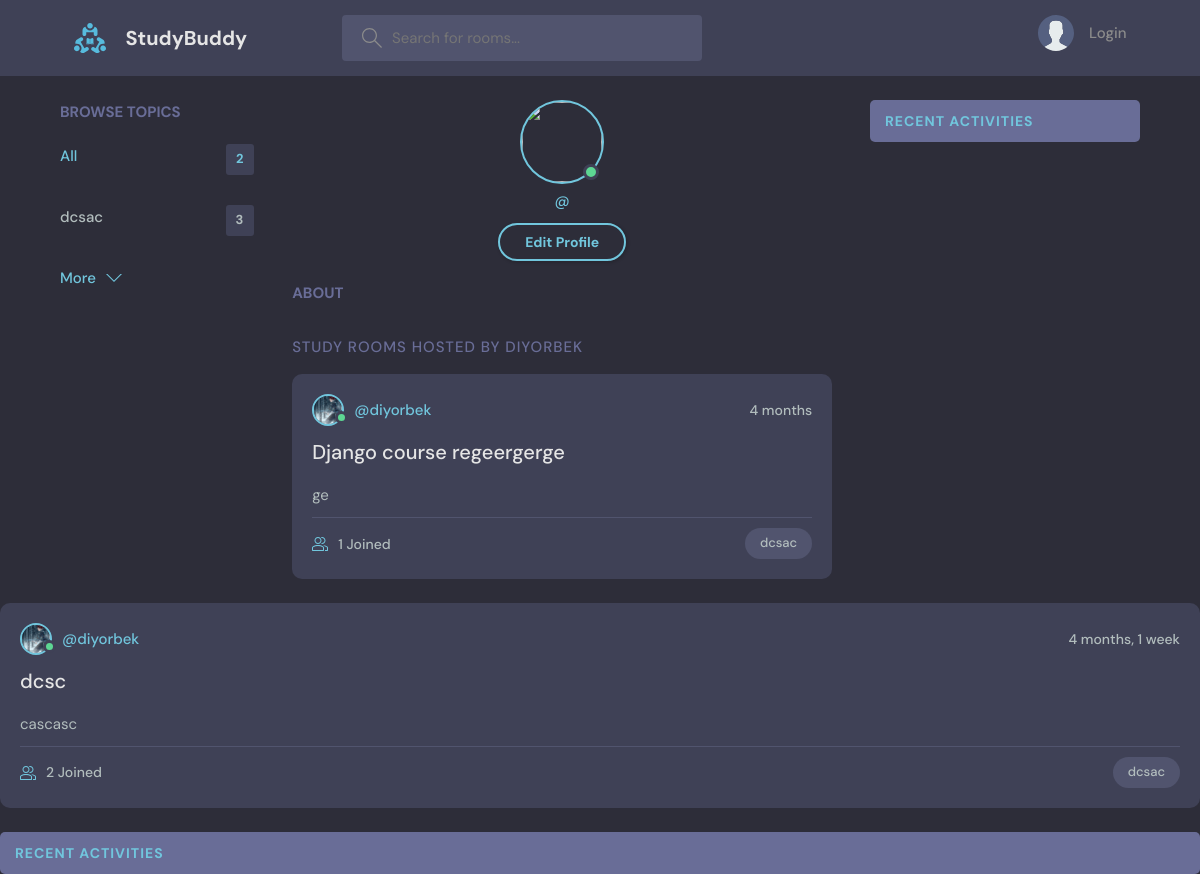
Before: /profile/1 with the older database file.
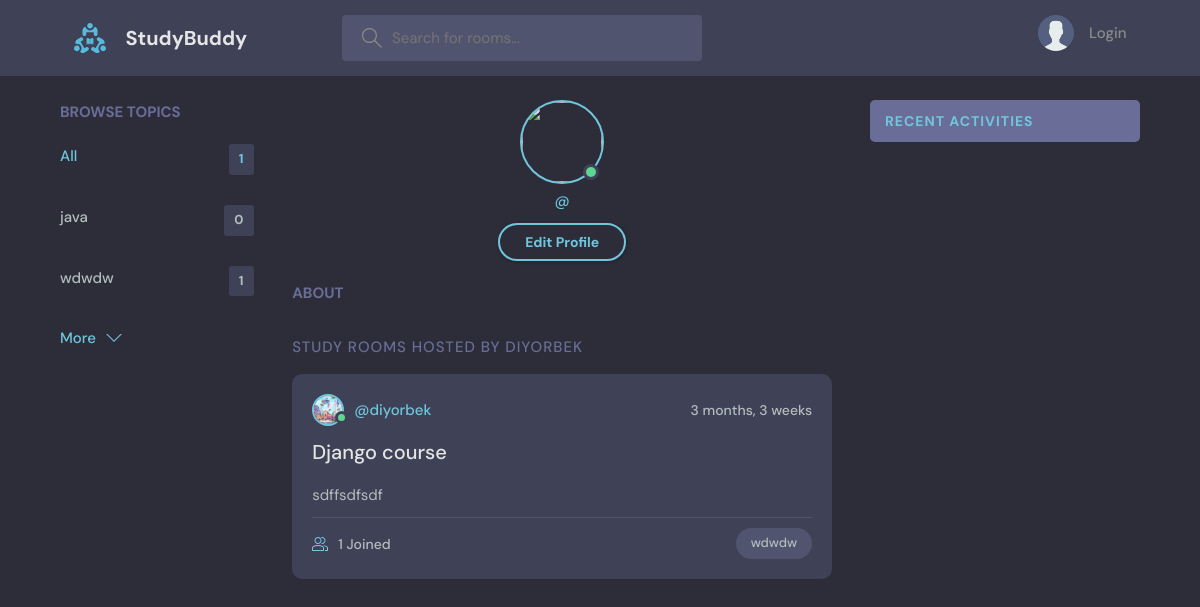
After: the same page with the newer database file.
### baseapp/models.py (models this page shows, shortened)
class Category(models.Model):
    cat_name = models.CharField(max_length=150)
    class Meta:
        verbose_name_plural = "Categories"
        verbose_name = "Category"
        ordering = ["cat_name"]

class RommModel(models.Model):
    user = models.ForeignKey(User, on_delete=models.CASCADE, null=True)
    title = models.CharField(max_length=200)
    content = models.TextField()
    category = models.ForeignKey(Category, on_delete=models.PROTECT, null=True)
    participants = models.ManyToManyField(User, related_name='ptns', null=True, blank=True)
    created = models.DateTimeField(auto_now_add=True)
    update = models.DateTimeField(auto_now=True)
    class Meta:
        ordering = ['-created', '-update']

class User(AbstractUser):
    avatar = models.ImageField(upload_to='avas/', blank=True, null=True)
    bio = models.TextField('Bio', blank=True, null=True)

### baseapp/views.py (the view)
# urls.py: path('profile/<int:pk>', profile, name='profile'),
def profile(request, pk):
    rms = RommModel.objects.filter(user_id=pk)
    cats = Category.objects.all()[:3]
    owner = User.objects.get(id=pk)
    msg = Messages.objects.filter(res_active=True)[:4]
    contex = {'owner': owner, 'cats': cats, 'msg': msg, 'cnt': rms.count, 'rms': rms}
    return render(request, 'theme/profile.html', contex)

### templates/theme/profile.html (shortened to what this page needs)
{% extends 'theme/base.html' %}
{% load static %}
{% block content %}
    <main class="profile-page layout layout--3">
        <div class="container">
            {% include 'theme/topics_cont.html' %}
            <div class="roomList">
                <div class="profile">
                    <div class="profile__avatar">
                        <div class="avatar avatar--large active">
                            <img src="{{ user.avatar.url }}"/>
                        </div>
                    </div>
                    <div class="profile__info">
                        <p>@{{ user.username }}</p>
                        {% if request.user == user %}
                            <a href="{% url 'settings' request.user.pk %}" class="btn btn--main btn--pill">Edit
                                Profile</a>
                        {% endif %}
                    </div>
                    <div class="profile__about">
                        <h3>About</h3>
                    </div>
                </div>
                <div class="roomList__header">
                    <div>
                        <h2>Study Rooms Hosted by {{ owner.username }}</h2>
                    </div>
                </div>
                {% for rm in rms %}
                    <div class="roomListRoom">
                        <div class="roomListRoom__header">
                            <a href="{% url 'profile' rm.user.pk %}" class="roomListRoom__author">
                                <div class="avatar avatar--small active">
                                    <img src="{{ rm.user.avatar.url }}"/>
                                </div>
                                <span>@{{ rm.user.username }}</span>
                            </a>
                            <div class="roomListRoom__actions">
                                <span>{{ rm.created | timesince }}</span>
                            </div>
                        </div>
                        <div class="roomListRoom__content">
                            <a href="{% url 'room-detail' rm.pk %}">{{ rm.title }}</a>
                            <p>
                                {{ rm.content }}
                            </p>
                        </div>
                        <div class="roomListRoom__meta">
                            <a class="roomListRoom__joined">
                                {{ rm.participants.count }} Joined
                            </a>
                            <p class="roomListRoom__topic">{{ rm.category.cat_name }}</p>
                        </div>
                    </div>
                    </div>
                    {% include 'theme/activities.html' %}
                    </div>
                {% endfor %}
    </main>
{% endblock content %}

### templates/theme/topics_cont.html
<div class="topics">
          <div class="topics__header">
            <h2>Browse Topics</h2>
          </div>
          <ul class="topics__list">
            <li>
              <a href="{% url 'home' %}" class="active">All <span>{{ cnt }}</span></a>
            </li>
            {% for cat in cats %}
            <li>
              <a href="/?search={{cat.cat_name}}">{{ cat.cat_name }}<span>{{cat.rommmodel_set.count }}</span></a>
            </li>
            {% endfor %}
          </ul>
          <a class="btn btn--link" href="{% url 'cats' %}">
            More
            <svg version="1.1" xmlns="http://www.w3.org/2000/svg" width="32" height="32" viewBox="0 0 32 32">
              <title>chevron-down</title>
              <path d="M16 21l-13-13h-3l16 16 16-16h-3l-13 13z"></path>
            </svg>
          </a>
        </div>

### templates/theme/activities.html (shortened to what this page needs)
<div class="activities">
          <div class="activities__header">
            <a href="{% url 'recent-active' %}"><h2>Recent Activities</h2></a>
          </div>
        </div>

Changed rows visible on the page:
removed RommModel: user.avatar (picture), user.username "diyorbek", created "4 months", title "Django course regeergerge", content "ge", participants.count "1", category.cat_name "dcsac"
added Category: cat_name "java", rommmodel_set.count "0"
changed Category: cat_name "dcsac" → "wdwdw"; rommmodel_set.count "3" → "1"
changed RommModel "diyorbek": user.avatar: a different picture; created "4 months, 1 week" → "3 months, 3 weeks"; title "dcsc" → "Django course"; content "cascasc" → "sdffsdfsdf"; participants.count "2" → "1"; category.cat_name "dcsac" → "wdwdw"
Other visible differences:
{{ cnt }}: "2" → "1"
